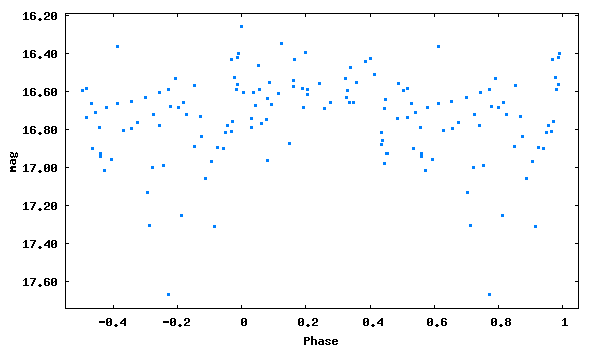

This figure's gnuplot source:
set term png size 600,350 medium
set colors classic
set output 'phase_lc_19.png'
set xlabel 'Phase'
set ylabel 'mag'
#set title 'JDmax = 2447062.49600 + 0.2620433 x E'
set format y '%5.2f'
plot [-0.55:1.05][17.74:16.19] "phase_lc_19.dat" linecolor 3 pointtype 5 pointsize 0.3 title ""
